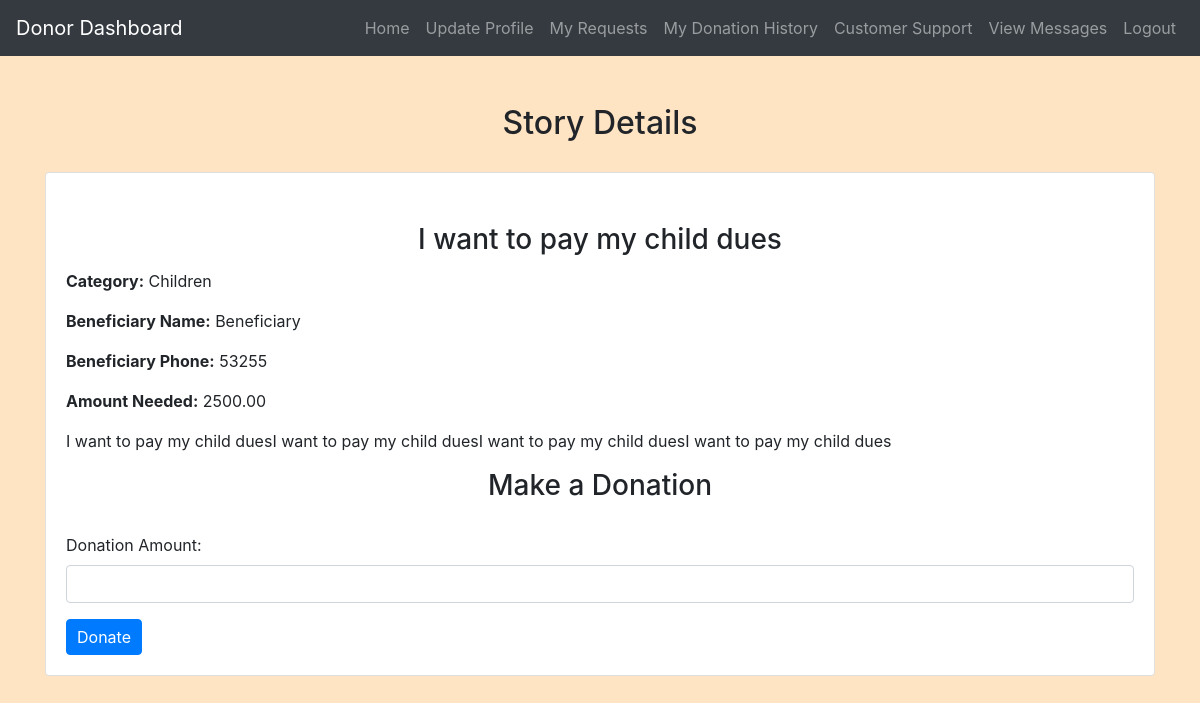
Screenshot of /Donor/see_details.php?story_id=1 (signed in) with the database file from the repository.
### tables this page shows
CREATE TABLE `stories` (
  `story_id` int(11) NOT NULL,
  `category_id` int(11) DEFAULT NULL,
  `beneficiary_id` int(11) DEFAULT NULL,
  `beneficiary_name` varchar(255) DEFAULT NULL,
  `title` varchar(255) NOT NULL,
  `description` text NOT NULL,
  `amount_needed` decimal(10,2) NOT NULL,
  `profile_picture` varchar(255) DEFAULT NULL,
  `status` varchar(50) NOT NULL,
  `created_at` timestamp NOT NULL DEFAULT current_timestamp()
);

CREATE TABLE `categories` (
  `id` int(11) NOT NULL,
  `name` varchar(255) NOT NULL
);

CREATE TABLE `users` (
  `id` int(11) NOT NULL,
  `username` varchar(255) NOT NULL,
  `email` varchar(255) NOT NULL,
  `password` varchar(255) NOT NULL,
  `phone` varchar(20) NOT NULL,
  `usertype` enum('Beneficiary','Donor') NOT NULL,
  `status` varchar(20) NOT NULL
);

### Donor/see_details.php (the view, shortened to what this page needs)
<?php
include('config.php');
if (isset($_GET['story_id'])) {
    $story_id = $_GET['story_id'];
    $story_sql = "SELECT s.*, c.name AS category_name, u.username AS beneficiary_name, u.phone AS beneficiary_phone
                  FROM stories s
                  INNER JOIN categories c ON s.category_id = c.id
                  INNER JOIN users u ON s.beneficiary_id = u.id
                  WHERE s.story_id = ?";
    $stmt = mysqli_prepare($conn, $story_sql);
    mysqli_stmt_bind_param($stmt, "i", $story_id);
    mysqli_stmt_execute($stmt);
    $story_result = mysqli_stmt_get_result($stmt);
    $story = mysqli_fetch_assoc($story_result);
} else {
    header("Location: donor_dashboard.php");
    exit();
}
?>
<!DOCTYPE html>
<html>
<head>
    <link rel="stylesheet" href="https://maxcdn.bootstrapcdn.com/bootstrap/4.5.2/css/bootstrap.min.css">
    <link rel="stylesheet" href="../css/style.css">
</head>
<body>
    <?php include('navbar.php'); ?>
    <div class="container mt-5 mb-5">
        <h2>Story Details</h2>
        <?php if (isset($story)) { ?>
            <div class="card">
                <div class="card-body">
                    <h3 class="card-title"><?php echo $story['title']; ?></h3>
                    <p class="card-text"><strong>Category:</strong> <?php echo $story['category_name']; ?></p>
                    <p class="card-text"><strong>Beneficiary Name:</strong> <?php echo $story['beneficiary_name']; ?></p>
                    <p class="card-text"><strong>Beneficiary Phone:</strong> <?php echo $story['beneficiary_phone']; ?></p>
                    <p class="card-text"><strong>Amount Needed:</strong> <?php echo $story['amount_needed']; ?></p>
                    <p class="card-text"><?php echo $story['description']; ?></p>
                    <h3 class="mt-3">Make a Donation</h3>
                    <?php if (isset($donation_submitted)) { ?>
                        <p class="text-success">Your donation has been submitted. Thank you for your support!</p>
                    <?php } else { ?>
                        <form action="<?php echo $_SERVER['PHP_SELF'] . '?story_id=' . $story_id; ?>" method="POST">
                            <div class="form-group">
                                <label for="donation_amount">Donation Amount:</label>
                                <input type="number" id="donation_amount" name="donation_amount" class="form-control" required min="1" max="<?php echo $story['amount_needed']; ?>">
                            </div>
                            <input type="submit" name="donate" value="Donate" class="btn btn-primary">
                        </form>
                    <?php } ?>
                </div>
            </div>
        <?php } else { ?>
            <p>Story not found.</p>
        <?php } ?>
    </div>
</body>
</html>

### css/style.css (style rules this page uses)
body { background-color: bisque; }
h1, h2, h3, h4 { text-align: center; margin-top: 30px; margin-bottom: 30px; }
.btn-primary { padding: 5px 10px; }

### rows the page displays
stories: title "I want to pay my child dues", category.name "Children", beneficiary.username "Beneficiary", beneficiary.phone "53255", amount_needed "2500.00", description "I want to pay my child duesI want to pay my child duesI want to pay my child duesI want to pay my child dues"
